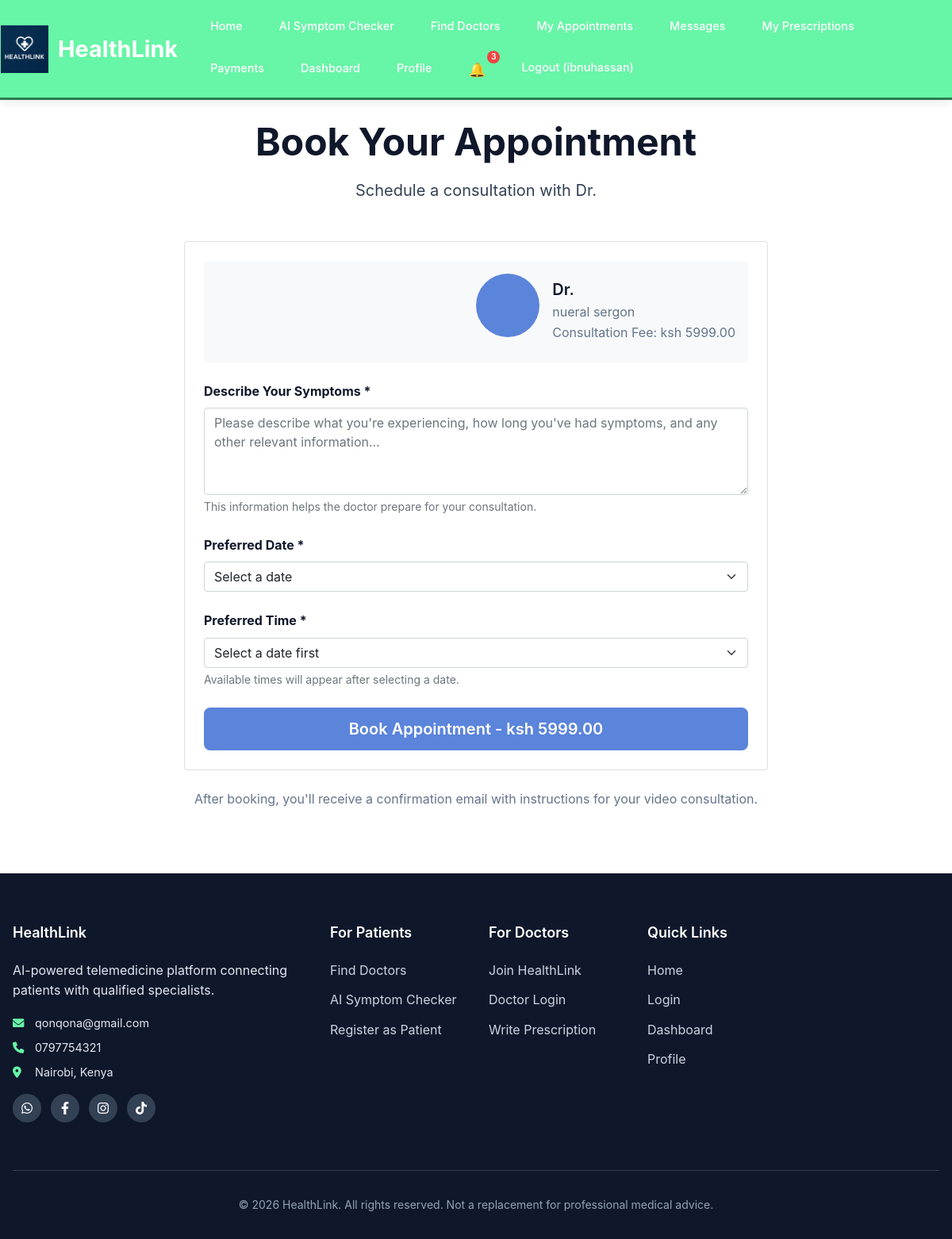
Page /appointments/book/13/ (signed in) on the committed database.
### users/models.py (models this page shows, shortened)
class CustomUser(AbstractUser):
    USER_TYPE_CHOICES = (
        ('patient', 'Patient'),
        ('doctor', 'Doctor'),
        ('admin', 'Admin'),
    )
    user_type = models.CharField(max_length=10, choices=USER_TYPE_CHOICES, default='patient')
    phone_number = models.CharField(max_length=15, blank=True)
    date_of_birth = models.DateField(null=True, blank=True)
    groups = models.ManyToManyField(
        'auth.Group',
        verbose_name='groups',
        blank=True,
        help_text='The groups this user belongs to.',
        related_name='customuser_set',
        related_query_name='user',
    )
    user_permissions = models.ManyToManyField(
        'auth.Permission',
        verbose_name='user permissions',
        blank=True,
        help_text='Specific permissions for this user.',
        related_name='customuser_set',
        related_query_name='user',
    )

class DoctorProfile(models.Model):
    user = models.OneToOneField(CustomUser, on_delete=models.CASCADE, primary_key=True)
    license_number = models.CharField(max_length=50)
    specialization = models.CharField(max_length=100)
    years_of_experience = models.IntegerField(default=0)
    bio = models.TextField(blank=True)
    consultation_fee = models.DecimalField(max_digits=10, decimal_places=2, default=0)

### appointments/views.py (the view, shortened to what this page needs)
# urls.py: path('book/<int:doctor_id>/', views.book_appointment, name='book_appointment'),
@login_required
@patient_required
def book_appointment(request, doctor_id):
    try:
        doctor = get_object_or_404(DoctorProfile, user_id=doctor_id)
        try:
            available_slots = generate_available_slots(doctor)
        except Exception as slot_error:
            logger.warning(f"Error generating slots for doctor {doctor_id}: {str(slot_error)}")
            available_slots = []
        return render(request, 'appointments/book_appointment.html', {
            'doctor': doctor,
            'available_slots': available_slots
        })
    except Exception as e:
        logger.exception(f"Error in book_appointment view for doctor_id {doctor_id}: {str(e)}")
        messages.error(request, 'Doctor not found or an error occurred. Please try again.')
        return redirect('appointments:doctor_list')

### templates/appointments/book_appointment.html (shortened to what this page needs)
{% extends 'base.html' %}
{% load static %}
{% block content %}
<div class="container mt-4">
    <div class="row justify-content-center">
        <div class="col-lg-8">
            <div class="text-center mb-5">
                <h1>Book Your Appointment</h1>
                <p class="lead">Schedule a consultation with Dr. {{ doctor.user.get_full_name }}</p>
            </div>
            <div class="card">
                <div class="card-body p-4">
                    <div class="doctor-summary mb-4 p-3 bg-light rounded">
                        <div class="d-flex align-items-center">
                            <div class="doctor-avatar me-3">
                            </div>
                            <div>
                                <h5 class="mb-1">Dr. {{ doctor.user.get_full_name }}</h5>
                                <p class="text-tertiary mb-0">{{ doctor.specialization }}</p>
                                <p class="text-tertiary mb-0">Consultation Fee: ksh {{ doctor.consultation_fee }}</p>
                            </div>
                        </div>
                    </div>
                    <form method="post" class="booking-form">
                        <div class="mb-4">
                            <label for="symptoms" class="form-label">
                                <strong>Describe Your Symptoms *</strong>
                            </label>
                            <textarea
                                name="symptoms"
                                id="symptoms"
                                class="form-control"
                                rows="4"
                                placeholder="Please describe what you're experiencing, how long you've had symptoms, and any other relevant information..."
                                required>{{ symptoms|default:'' }}</textarea>
                            <div class="form-text">This information helps the doctor prepare for your consultation.</div>
                        </div>
                        <div class="mb-4">
                            <label for="appointment_date" class="form-label">
                                <strong>Preferred Date *</strong>
                            </label>
                            <select name="appointment_date" id="appointment_date" class="form-select" required>
                                <option value="">Select a date</option>
                            </select>
                        </div>
                        <div class="mb-4">
                            <label for="appointment_time" class="form-label">
                                <strong>Preferred Time *</strong>
                            </label>
                            <select name="appointment_time" id="appointment_time" class="form-select" required>
                                <option value="">Select a date first</option>
                            </select>
                            <div class="form-text" id="time-help">Available times will appear after selecting a date.</div>
                        </div>
                        <div class="d-grid">
                            <button type="submit" class="btn btn-primary btn-lg">
                                Book Appointment - ksh {{ doctor.consultation_fee }}
                            </button>
                        </div>
                    </form>
                </div>
            </div>
            <div class="text-center mt-4">
                <p class="text-tertiary">
                    After booking, you'll receive a confirmation email with instructions for your video consultation.
                </p>
            </div>
        </div>
    </div>
</div>
{% endblock %}

### templates/includes/_header.html (shortened to what this page needs)
{% load static %}
<nav class="navbar">
    <div class="nav-container">
        <a href="{% url 'home' %}" class="nav-brand">
            <img src="{% static 'images/logo.png' %}" alt="HealthLink Logo" class="nav-logo">
            HealthLink
        </a>
        <ul class="nav-menu" id="navMenu">
            <li><a href="{% url 'home' %}" class="nav-link">Home</a></li>
            {% if user.is_authenticated %}
                {% if user.user_type == 'patient' %}
                    <li><a href="{% url 'triage:triage' %}" class="nav-link">AI Symptom Checker</a></li>
                    <li><a href="{% url 'appointments:doctor_list' %}" class="nav-link">Find Doctors</a></li>
                    <li><a href="{% url 'appointments:my_appointments' %}" class="nav-link">My Appointments</a></li>
                    <li><a href="{% url 'messaging:conversation_list' %}" class="nav-link">Messages</a></li>
                    <li><a href="{% url 'prescriptions:my_prescriptions' %}" class="nav-link">My Prescriptions</a></li>
                    <li><a href="{% url 'payments:payment_history' %}" class="nav-link">Payments</a></li>
                {% endif %}
                <li><a href="{% url 'dashboard' %}" class="nav-link">Dashboard</a></li>
                <li><a href="{% url 'profile' %}" class="nav-link">Profile</a></li>
                <li class="notification-nav-item">
                    <a href="{% url 'notifications:notification_list' %}" class="nav-link notification-link">
                        <span class="notification-bell">🔔</span>
                        <span class="notification-badge" id="notificationBadge" style="display: none;">0</span>
                    </a>
                </li>
                <li>
                    <form method="post" action="{% url 'logout' %}" style="display: inline; margin: 0;">
                        <button type="submit" class="nav-link" style="background: none; border: none; cursor: pointer;">
                            Logout ({{ user.username }})
                        </button>
                    </form>
                </li>
            {% endif %}
        </ul>
    </div>
</nav>

### static/css/style.css (style rules this page uses)
:root { --primary-blue: #5b84db; --primary-dark: #6380e2; --primary-light: #3b82f6; --accent-teal: #0d9488; --success-green: #10b981; --warning-amber: #f59e0b; --error-red: #ef4444; --white: #ffffff; --gray-50: #f8fafc; --gray-100: #f1f5f9; --gray-200: #e2e8f0; --gray-500: #64748b; --gray-700: #334155; --gray-900: #0f172a; --background: var(--white); --surface: var(--gray-50); --card-background: var(--white); --text-primary: var(--gray-900); --text-secondary: var(--gray-700); --text-tertiary: var(--gray-500); }
* { margin: 0; padding: 0; box-sizing: border-box; }
body { font-family: 'Inter', 'Segoe UI', system-ui, -apple-system, sans-serif; line-height: 1.6; color: var(--text-primary); background-color: var(--background); }
h1, h2, h3, h4, h5, h6 { font-weight: 600; line-height: 1.2; margin-bottom: 1rem; }
h1 { font-size: 3rem; font-weight: 700; }
.lead { font-size: 1.25rem; color: var(--text-secondary); font-weight: 400; }
.navbar { background: var(--white); box-shadow: 0 1px 3px rgba(226, 197, 29, 0.1); padding: 1rem 0; }
.btn { padding: 0.75rem 2rem; border-radius: 8px; font-weight: 600; text-decoration: none; display: inline-block; transition: all 0.3s ease; border: none; cursor: pointer; }
.btn-primary { background: var(--primary-blue); color: var(--white); }
.doctor-avatar { width: 80px; height: 80px; background: var(--primary-blue); color: var(--white); border-radius: 50%; display: flex; align-items: center; justify-content: center; font-size: 2rem; margin: 0 auto 1rem; }
.text-center { text-align: center; }
.mb-1 { margin-bottom: 0.5rem; }
.mb-4 { margin-bottom: 2rem; }
.mt-4 { margin-top: 2rem; }
html, body { height: 100%; }
body { display: flex; flex-direction: column; min-height: 100vh; }
.navbar { background: #67f5a7 !important; box-shadow: 0 2px 15px rgba(0, 0, 0, 0.1); padding: 0.75rem 0; border-bottom: 3px solid #2d7a52; }
.nav-container { max-width: 100%; margin: 0; display: flex; justify-content: flex-start; align-items: center; padding: 0 1rem; gap: 1.5rem; }
.nav-brand { font-size: 1.4rem; font-weight: bold; color: white !important; text-decoration: none; transition: all 0.3s ease; flex-shrink: 0; }
.nav-menu { display: flex; list-style: none; gap: 0.75rem; margin: 0; padding: 0; flex-wrap: wrap; }
.nav-link { color: white !important; font-size: 0.9rem; text-decoration: none; font-weight: 500; transition: all 0.3s ease; padding: 0.5rem 1rem; border-radius: 5px; border: 1px solid transparent; }
.notification-nav-item { position: relative; }
.notification-link { position: relative; display: flex; align-items: center; }
.notification-bell { font-size: 1.1rem; }
.notification-badge { position: absolute; top: -2px; right: -2px; background: #ef4444; color: white; font-size: 0.65rem; font-weight: 600; min-width: 16px; height: 16px; border-radius: 50%; display: flex; align-items: center; justify-content: center; padding: 0 4px; }
.nav-brand { display: flex; align-items: center; gap: 0.75rem; font-size: 1.8rem; font-weight: bold; color: white !important; text-decoration: none; transition: all 0.3s ease; margin-right: auto; margin-left: -10px; }
.nav-logo { height: 60px; width: auto; transition: transform 0.3s ease; margin-left: -5px; }
.doctor-avatar { width: 80px; height: 80px; background: var(--primary-blue); color: white; border-radius: 50%; display: flex; align-items: center; justify-content: center; font-size: 2rem; }
.doctor-summary { background: var(--gray-50); border-radius: 8px; padding: 1.5rem; }
.text-tertiary { color: var(--text-tertiary); }

### templates/base.html (style rules this page uses)
html, body { width: 100%; overflow-x: hidden; }

### rows in the picture
CustomUser: username "ibnuhassan"
DoctorProfile: specialization "nueral sergon", consultation_fee "5999.00"
